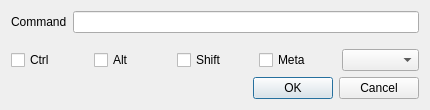
<?xml version="1.0" encoding="UTF-8"?>
<ui version="4.0">
 <class>HotkeyAssignmentDlg</class>
 <widget class="QDialog" name="HotkeyAssignmentDlg">
  <property name="geometry"><rect><x>0</x><y>0</y><width>430</width><height>110</height></rect></property>
  <property name="windowTitle"><string>Assign shortcut</string></property>
  <layout class="QVBoxLayout" name="verticalLayout">
   <item>
    <layout class="QFormLayout" name="commandForm">
     <item row="0" column="0"><widget class="QLabel" name="commandLabel"><property name="text"><string>Command</string></property></widget></item>
     <item row="0" column="1"><widget class="QLineEdit" name="commandEdit"><property name="readOnly"><bool>true</bool></property></widget></item>
    </layout>
   </item>
   <item>
    <layout class="QHBoxLayout" name="shortcutLayout">
     <item><widget class="QCheckBox" name="ctrlCheck"><property name="text"><string>Ctrl</string></property></widget></item>
     <item><widget class="QCheckBox" name="altCheck"><property name="text"><string>Alt</string></property></widget></item>
     <item><widget class="QCheckBox" name="shiftCheck"><property name="text"><string>Shift</string></property></widget></item>
     <item><widget class="QCheckBox" name="metaCheck"><property name="text"><string>Meta</string></property></widget></item>
     <item><widget class="QComboBox" name="keyCombo"/></item>
    </layout>
   </item>
   <item><widget class="QDialogButtonBox" name="buttonBox"><property name="standardButtons"><set>QDialogButtonBox::StandardButton::Cancel|QDialogButtonBox::StandardButton::Ok</set></property></widget></item>
  </layout>
 </widget>
 <resources/>
 <connections>
  <connection><sender>buttonBox</sender><signal>accepted()</signal><receiver>HotkeyAssignmentDlg</receiver><slot>accept()</slot></connection>
  <connection><sender>buttonBox</sender><signal>rejected()</signal><receiver>HotkeyAssignmentDlg</receiver><slot>reject()</slot></connection>
 </connections>
</ui>
